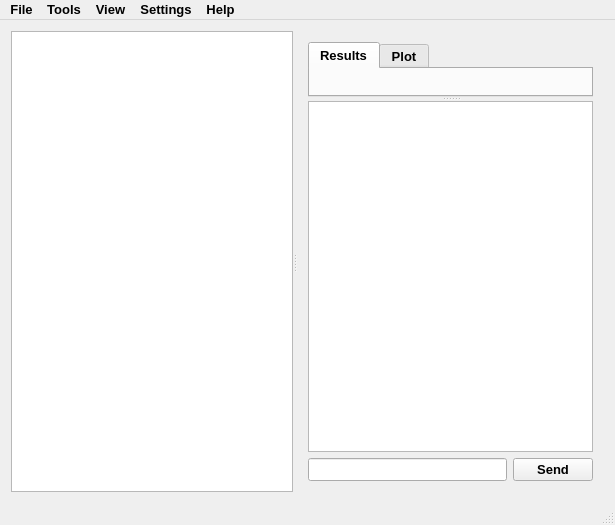
<?xml version="1.0" encoding="UTF-8"?>
<ui version="4.0">
 <class>MainWindow</class>
 <widget class="QMainWindow" name="MainWindow">
  <property name="enabled">
   <bool>true</bool>
  </property>
  <property name="geometry">
   <rect>
    <x>0</x>
    <y>0</y>
    <width>615</width>
    <height>525</height>
   </rect>
  </property>
  <property name="sizePolicy">
   <sizepolicy hsizetype="Preferred" vsizetype="Maximum">
    <horstretch>0</horstretch>
    <verstretch>0</verstretch>
   </sizepolicy>
  </property>
  <property name="font">
   <font>
    <pointsize>10</pointsize>
    <weight>75</weight>
    <bold>true</bold>
   </font>
  </property>
  <property name="windowTitle">
   <string>TestComplex v1.0</string>
  </property>
  <widget class="QWidget" name="centralWidget">
   <layout class="QVBoxLayout" name="verticalLayout_2">
    <item>
     <widget class="QSplitter" name="splitter_2">
      <property name="orientation">
       <enum>Qt::Horizontal</enum>
      </property>
      <widget class="MyTreeView" name="workSpace"/>
      <widget class="QWidget" name="layoutWidget">
       <layout class="QVBoxLayout" name="verticalLayout">
        <item>
         <widget class="QSplitter" name="splitter">
          <property name="orientation">
           <enum>Qt::Vertical</enum>
          </property>
          <widget class="QTabWidget" name="tabWidget">
           <property name="currentIndex">
            <number>0</number>
           </property>
           <widget class="customTable" name="tab_1">
            <attribute name="title">
             <string>Results</string>
            </attribute>
           </widget>
           <widget class="QCustomPlot" name="tab_2">
            <attribute name="title">
             <string>Plot</string>
            </attribute>
           </widget>
          </widget>
          <widget class="QTextBrowser" name="logSpace">
           <property name="font">
            <font>
             <pointsize>8</pointsize>
             <weight>50</weight>
             <bold>false</bold>
             <kerning>false</kerning>
            </font>
           </property>
           <property name="layoutDirection">
            <enum>Qt::LeftToRight</enum>
           </property>
           <property name="lineWrapMode">
            <enum>QTextEdit::WidgetWidth</enum>
           </property>
           <property name="lineWrapColumnOrWidth">
            <number>0</number>
           </property>
           <property name="html">
            <string>&lt;!DOCTYPE HTML PUBLIC &quot;-//W3C//DTD HTML 4.0//EN&quot; &quot;http://www.w3.org/TR/REC-html40/strict.dtd&quot;&gt;
&lt;html&gt;&lt;head&gt;&lt;meta name=&quot;qrichtext&quot; content=&quot;1&quot; /&gt;&lt;style type=&quot;text/css&quot;&gt;
p, li { white-space: pre-wrap; }
&lt;/style&gt;&lt;/head&gt;&lt;body style=&quot; font-family:'MS Shell Dlg 2'; font-size:8pt; font-weight:400; font-style:normal;&quot;&gt;
&lt;p style=&quot;-qt-paragraph-type:empty; margin-top:0px; margin-bottom:0px; margin-left:0px; margin-right:0px; -qt-block-indent:0; text-indent:0px; font-size:8.25pt; font-weight:96;&quot;&gt;&lt;br /&gt;&lt;/p&gt;&lt;/body&gt;&lt;/html&gt;</string>
           </property>
          </widget>
         </widget>
        </item>
        <item>
         <layout class="QHBoxLayout" name="horizontalLayout">
          <item>
           <widget class="CommandLine" name="commandLine">
            <property name="clearButtonEnabled">
             <bool>true</bool>
            </property>
           </widget>
          </item>
          <item>
           <widget class="QPushButton" name="pushButton">
            <property name="text">
             <string>Send</string>
            </property>
           </widget>
          </item>
         </layout>
        </item>
       </layout>
      </widget>
     </widget>
    </item>
   </layout>
  </widget>
  <widget class="QMenuBar" name="menuBar">
   <property name="geometry">
    <rect>
     <x>0</x>
     <y>0</y>
     <width>615</width>
     <height>21</height>
    </rect>
   </property>
   <property name="font">
    <font>
     <weight>75</weight>
     <bold>true</bold>
    </font>
   </property>
   <widget class="QMenu" name="menuFile">
    <property name="font">
     <font>
      <pointsize>9</pointsize>
      <weight>50</weight>
      <bold>false</bold>
     </font>
    </property>
    <property name="title">
     <string>File</string>
    </property>
    <addaction name="actionNew_workspace"/>
    <addaction name="actionOpen_workspace"/>
    <addaction name="actionSave_workspace"/>
    <addaction name="actionSave_workspace_as"/>
    <addaction name="actionDelete_workspace"/>
    <addaction name="separator"/>
    <addaction name="actionNew_test"/>
    <addaction name="actionOpen_test"/>
    <addaction name="actionSave_test"/>
    <addaction name="actionSave_test_as"/>
    <addaction name="separator"/>
    <addaction name="actionAdd_to_test"/>
    <addaction name="actionRemove"/>
    <addaction name="actionAutoDetect"/>
    <addaction name="actionAdd_existing_file"/>
    <addaction name="actionNew"/>
    <addaction name="actionOpen"/>
    <addaction name="actionSave"/>
    <addaction name="actionSave_as"/>
    <addaction name="separator"/>
    <addaction name="actionExit"/>
   </widget>
   <widget class="QMenu" name="menuTools">
    <property name="font">
     <font>
      <pointsize>9</pointsize>
      <weight>50</weight>
      <bold>false</bold>
     </font>
    </property>
    <property name="title">
     <string>Tools</string>
    </property>
    <addaction name="actionFind"/>
    <addaction name="actionReport"/>
    <addaction name="actionClean_logspace"/>
    <addaction name="separator"/>
    <addaction name="actionConnect"/>
    <addaction name="actionDisconnect"/>
    <addaction name="separator"/>
    <addaction name="actionCollect_data_from_sensor"/>
    <addaction name="actionAdd_Test_Data_to_Test_item"/>
    <addaction name="actionGetData"/>
    <addaction name="actionTestItem"/>
    <addaction name="actionRead_existing_log_file"/>
    <addaction name="actionMakeSNRtest"/>
    <addaction name="actionMake_test"/>
   </widget>
   <widget class="QMenu" name="menuView">
    <property name="font">
     <font>
      <pointsize>9</pointsize>
      <weight>50</weight>
      <bold>false</bold>
     </font>
    </property>
    <property name="title">
     <string>View</string>
    </property>
    <addaction name="actionTests"/>
    <addaction name="actionLogs"/>
    <addaction name="actionReports"/>
   </widget>
   <widget class="QMenu" name="menuSettings">
    <property name="font">
     <font>
      <pointsize>9</pointsize>
      <weight>50</weight>
      <bold>false</bold>
     </font>
    </property>
    <property name="title">
     <string>Settings</string>
    </property>
    <addaction name="actionConfigure_serial_port"/>
   </widget>
   <widget class="QMenu" name="menuHelp">
    <property name="font">
     <font>
      <pointsize>9</pointsize>
      <weight>50</weight>
      <bold>false</bold>
     </font>
    </property>
    <property name="title">
     <string>Help</string>
    </property>
    <addaction name="actionAbout"/>
   </widget>
   <addaction name="menuFile"/>
   <addaction name="menuTools"/>
   <addaction name="menuView"/>
   <addaction name="menuSettings"/>
   <addaction name="menuHelp"/>
  </widget>
  <widget class="QStatusBar" name="statusBar"/>
  <action name="actionNew_workspace">
   <property name="text">
    <string>New workspace</string>
   </property>
  </action>
  <action name="actionOpen_workspace">
   <property name="text">
    <string>Open workspace</string>
   </property>
  </action>
  <action name="actionSave_workspace">
   <property name="text">
    <string>Save workspace</string>
   </property>
  </action>
  <action name="actionSave_workspace_as">
   <property name="text">
    <string>Save workspace as...</string>
   </property>
  </action>
  <action name="actionNew_test">
   <property name="text">
    <string>New test</string>
   </property>
  </action>
  <action name="actionOpen_test">
   <property name="text">
    <string>Open test</string>
   </property>
  </action>
  <action name="actionSave_test">
   <property name="text">
    <string>Save test</string>
   </property>
  </action>
  <action name="actionSave_test_as">
   <property name="text">
    <string>Save test as...</string>
   </property>
  </action>
  <action name="actionAdd_to_test">
   <property name="text">
    <string>Add to test</string>
   </property>
  </action>
  <action name="actionAutoDetect">
   <property name="text">
    <string>AutoDetect</string>
   </property>
  </action>
  <action name="actionAdd_existing_file">
   <property name="text">
    <string>Add existing log file</string>
   </property>
  </action>
  <action name="actionRemove">
   <property name="text">
    <string>Remove</string>
   </property>
  </action>
  <action name="actionSave">
   <property name="text">
    <string>Save</string>
   </property>
  </action>
  <action name="actionNew">
   <property name="text">
    <string>New</string>
   </property>
  </action>
  <action name="actionOpen">
   <property name="text">
    <string>Open</string>
   </property>
  </action>
  <action name="actionSave_as">
   <property name="text">
    <string>Save as...</string>
   </property>
  </action>
  <action name="actionTests">
   <property name="text">
    <string>Tests</string>
   </property>
  </action>
  <action name="actionLogs">
   <property name="text">
    <string>Logs</string>
   </property>
  </action>
  <action name="actionReports">
   <property name="text">
    <string>Reports</string>
   </property>
  </action>
  <action name="actionFind">
   <property name="text">
    <string>Find</string>
   </property>
  </action>
  <action name="actionReport">
   <property name="text">
    <string>Report</string>
   </property>
  </action>
  <action name="actionConfigure_serial_port">
   <property name="text">
    <string>Configure serial port...</string>
   </property>
  </action>
  <action name="actionExit">
   <property name="text">
    <string>Exit</string>
   </property>
  </action>
  <action name="actionDelete_workspace">
   <property name="text">
    <string>Delete workspace</string>
   </property>
  </action>
  <action name="actionAbout">
   <property name="text">
    <string>About</string>
   </property>
  </action>
  <action name="actionMake_SNR_test">
   <property name="text">
    <string>Make SNR test</string>
   </property>
  </action>
  <action name="actionClean_logspace">
   <property name="text">
    <string>Clean logspace</string>
   </property>
  </action>
  <action name="actionMake_some_noize">
   <property name="text">
    <string>Make some noize</string>
   </property>
  </action>
  <action name="actionConnect">
   <property name="text">
    <string>Connect</string>
   </property>
  </action>
  <action name="actionDisconnect">
   <property name="text">
    <string>Disconnect</string>
   </property>
  </action>
  <action name="actionCollect_data_from_sensor">
   <property name="text">
    <string>Collect data from sensor</string>
   </property>
  </action>
  <action name="actionAdd_Test_Data_to_Test_item">
   <property name="text">
    <string>Add Test Data to Test item</string>
   </property>
  </action>
  <action name="actioninsertColumn">
   <property name="text">
    <string>insertColumn</string>
   </property>
  </action>
  <action name="actionTestItem">
   <property name="text">
    <string>TestItem</string>
   </property>
  </action>
  <action name="actionGetData">
   <property name="text">
    <string>GetData</string>
   </property>
  </action>
  <action name="actionRead_existing_log_file">
   <property name="text">
    <string>Read existing log file</string>
   </property>
  </action>
  <action name="actionMakeSNRtest">
   <property name="text">
    <string>Make SNR test</string>
   </property>
  </action>
  <action name="actionMake_test">
   <property name="text">
    <string>Make test</string>
   </property>
  </action>
 </widget>
 <layoutdefault spacing="6" margin="11"/>
 <customwidgets>
  <customwidget>
   <class>CommandLine</class>
   <extends>QLineEdit</extends>
   <header>commandLine.h</header>
  </customwidget>
  <customwidget>
   <class>MyTreeView</class>
   <extends>QTreeView</extends>
   <header location="global">mytreeview.h</header>
  </customwidget>
  <customwidget>
   <class>QCustomPlot</class>
   <extends>QWidget</extends>
   <header>qcustomplot.h</header>
   <container>1</container>
  </customwidget>
  <customwidget>
   <class>customTable</class>
   <extends>QWidget</extends>
   <header>customtable.h</header>
   <container>1</container>
  </customwidget>
 </customwidgets>
 <resources/>
 <connections/>
</ui>
